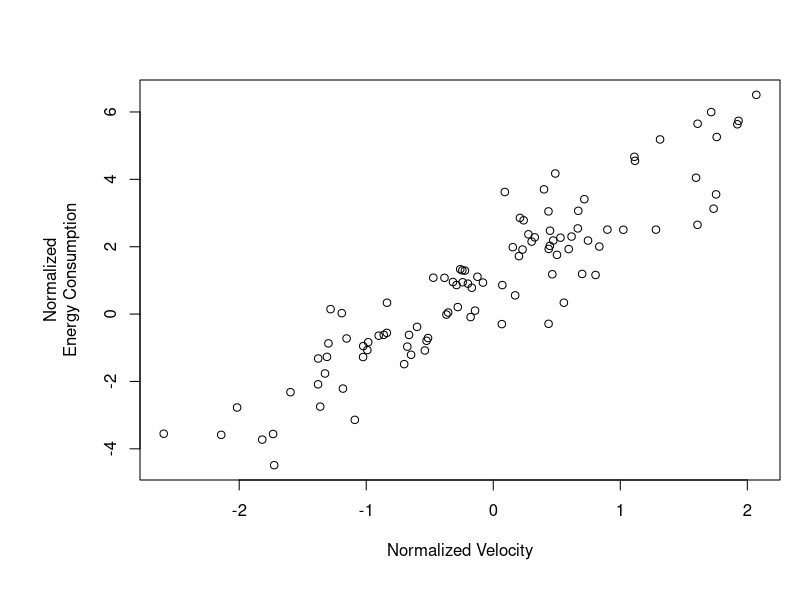

Generate this figure with R:
## ---- chunk 1
knitr::opts_chunk$set(echo = TRUE)
## ---- chunk 2
rm(list = ls())
graphics.off()
## ---- chunk 3
getwd()
## ---- chunk 4
x <- rnorm(n = 100, mean = 0, sd = 1)
## ---- chunk 5
z <- rnorm(n = 100, mean = 0, sd = 1)
## ---- chunk 6
y <- 2.2 * x + 1.1 + z
## ---- chunk 7
#plot(x, y)
## ---- chunk 8
regression <- lm(y ~ x)
## ---- chunk 9
par(mar = c(6, 7, 4, 1))
## ---- chunk 10
plot(x, y,
     xlab = "Normalized Velocity",
     ylab = "Normalized\nEnergy Consumption")
